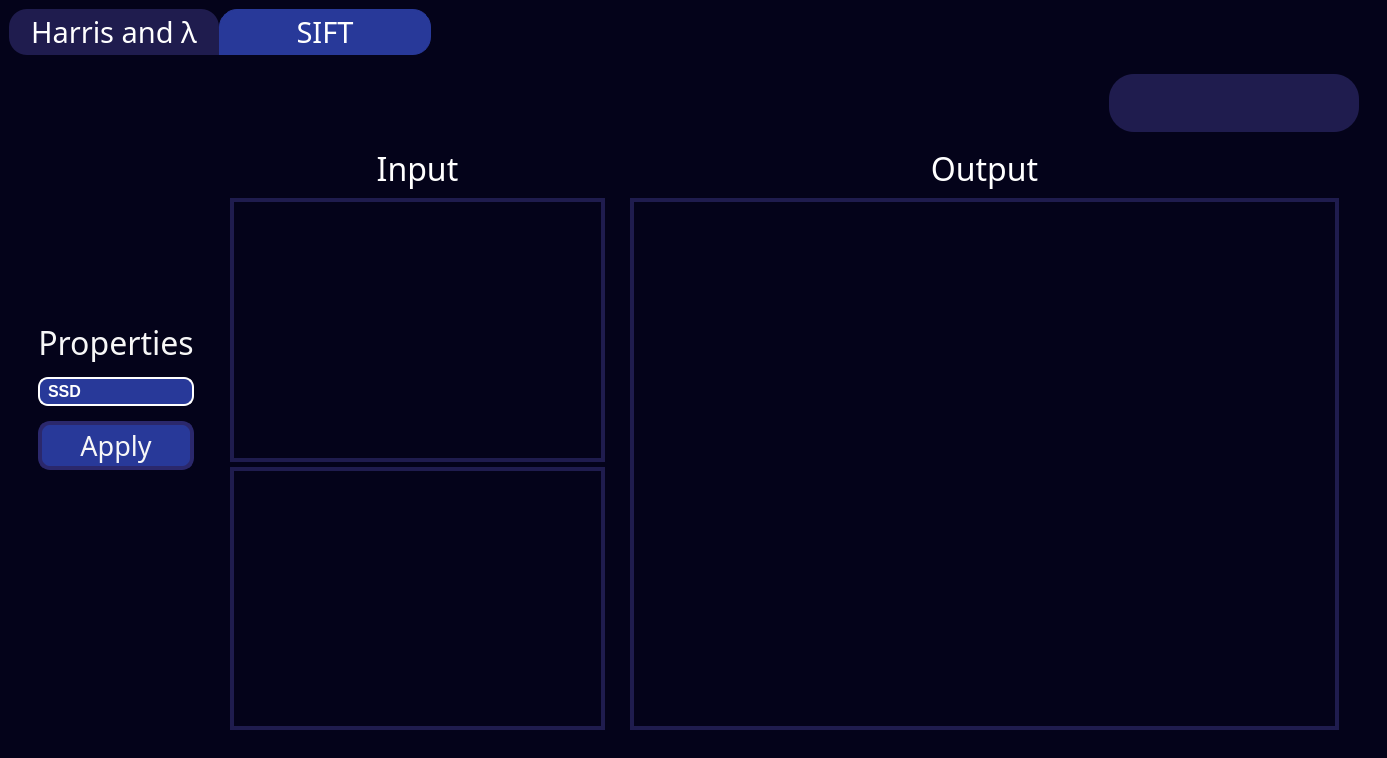
<?xml version="1.0" encoding="UTF-8"?>
<ui version="4.0">
 <class>MainWindow</class>
 <widget class="QMainWindow" name="MainWindow">
  <property name="geometry">
   <rect>
    <x>0</x>
    <y>0</y>
    <width>1387</width>
    <height>758</height>
   </rect>
  </property>
  <property name="windowTitle">
   <string>MainWindow</string>
  </property>
  <widget class="QWidget" name="centralwidget">
   <property name="styleSheet">
    <string notr="true">QWidget{
background-color: #04031a;
	color: rgb(255, 255, 255);
}</string>
   </property>
   <layout class="QGridLayout" name="gridLayout_9">
    <item row="0" column="0">
     <widget class="QTabWidget" name="tabwidget">
      <property name="styleSheet">
       <string notr="true">/* General tab container */
QTabWidget {
	background-color: #1f1c4e;
    border-top: 2px solid #C2C7CB;
	margin: 0px 20px;
}

QTabWidget::pane { /* The tab widget frame */
    border-top: 0px solid #C2C7CB;

}

/* Individual tabs */
QTabBar::tab {
	background-color: #1f1c4e;
    min-width: 170px;
    max-height: 40px;
	min-height: 40px;
    padding: 2px 20px;
    color: rgb(255, 255, 255);
    font:  22pt Impact; /* Set font to Overpass Bold */
	margin: 0px;
	border-top-left-radius: 18px;
	border-top-right-radius: 18px; /* Border radius for top-right corner */
}

/* Apply border to most left and right tabs only */
QTabBar::tab:first {
    border-top-left-radius: 18px; /* Border radius for top-right corner */
    border-bottom-left-radius: 18px; /* Border radius for bottom-right corner */
}

QTabBar::tab:last {
    border-top-right-radius: 18px; /* Border radius for top-right corner */
    border-bottom-right-radius: 18px; /* Border radius for bottom-right corner */
}

QTabBar::tab:selected, QTabBar::tab:hover {
    background-color: #283999;
    margin: 0px;
    border: 1px solid #283999;
	border-top-left-radius: 18px;
	border-top-right-radius: 18px; /* Border radius for top-right corner */
}

QTabBar::tab:pressed {
    background-color: rgb(27, 40, 103);
    margin: 0px;
    border: 1px solid #283999;
	border-top-left-radius: 18px;
	border-top-right-radius: 18px; /* Border radius for top-right corner */
}

QTabBar::tab:!selected {
    margin-top: 0px; /* make non-selected tabs look smaller */
}
</string>
      </property>
      <property name="currentIndex">
       <number>1</number>
      </property>
      <widget class="QWidget" name="houghTab">
       <attribute name="title">
        <string>Harris and λ</string>
       </attribute>
       <layout class="QGridLayout" name="gridLayout_5">
        <item row="0" column="1">
         <layout class="QVBoxLayout" name="verticalLayout_8">
          <property name="leftMargin">
           <number>10</number>
          </property>
          <property name="topMargin">
           <number>10</number>
          </property>
          <property name="rightMargin">
           <number>10</number>
          </property>
          <property name="bottomMargin">
           <number>10</number>
          </property>
          <item>
           <layout class="QHBoxLayout" name="horizontalLayout_8">
            <item>
             <spacer name="horizontalSpacer">
              <property name="orientation">
               <enum>Qt::Horizontal</enum>
              </property>
              <property name="sizeHint" stdset="0">
               <size>
                <width>40</width>
                <height>20</height>
               </size>
              </property>
             </spacer>
            </item>
            <item>
             <widget class="QFrame" name="frame_11">
              <property name="minimumSize">
               <size>
                <width>250</width>
                <height>0</height>
               </size>
              </property>
              <property name="maximumSize">
               <size>
                <width>400</width>
                <height>16777215</height>
               </size>
              </property>
              <property name="styleSheet">
               <string notr="true">background-color: #1f1c4e;
border-radius:25px;</string>
              </property>
              <property name="frameShape">
               <enum>QFrame::StyledPanel</enum>
              </property>
              <property name="frameShadow">
               <enum>QFrame::Raised</enum>
              </property>
              <layout class="QGridLayout" name="gridLayout_2">
               <property name="leftMargin">
                <number>0</number>
               </property>
               <property name="rightMargin">
                <number>0</number>
               </property>
               <property name="verticalSpacing">
                <number>10</number>
               </property>
               <item row="0" column="0">
                <layout class="QHBoxLayout" name="horizontalLayout_7">
                 <property name="spacing">
                  <number>5</number>
                 </property>
                 <item>
                  <widget class="QPushButton" name="importButton">
                   <property name="minimumSize">
                    <size>
                     <width>60</width>
                     <height>40</height>
                    </size>
                   </property>
                   <property name="maximumSize">
                    <size>
                     <width>50</width>
                     <height>70</height>
                    </size>
                   </property>
                   <property name="toolTip">
                    <string>Upload File</string>
                   </property>
                   <property name="styleSheet">
                    <string notr="true">QPushButton {
    appearance: button;
    background: rgba(74, 74, 74, 0);
    border-radius: 12px;
	
	image: url(icons/upload-square-svgrepo-com.png);
	icon-size: 40px; /* Set the desired icon size */
}

QPushButton:hover {
    background-color: rgb(255, 255, 255);
	image: url(icons/upload-square-svgrepo-com (1).png);
	icon-size: 40px; /* Set the desired icon size */
}
QPushButton:pressed {
    background-color: #A0A0A0; /* Set the desired color when the button is pressed */
}</string>
                   </property>
                   <property name="text">
                    <string/>
                   </property>
                  </widget>
                 </item>
                 <item>
                  <widget class="QPushButton" name="resetButton">
                   <property name="minimumSize">
                    <size>
                     <width>60</width>
                     <height>40</height>
                    </size>
                   </property>
                   <property name="maximumSize">
                    <size>
                     <width>50</width>
                     <height>70</height>
                    </size>
                   </property>
                   <property name="toolTip">
                    <string>&lt;html&gt;&lt;head/&gt;&lt;body&gt;&lt;p&gt;Reset&lt;/p&gt;&lt;/body&gt;&lt;/html&gt;</string>
                   </property>
                   <property name="styleSheet">
                    <string notr="true">QPushButton {
    appearance: button;
    background: rgba(74, 74, 74, 0);
    border-radius: 20px;
	
	image: url(icons/reset-svgrepo-com.png);
	icon-size: 40px; /* Set the desired icon size */
}

QPushButton:hover {
    background-color: rgb(255, 255, 255);
	image: url(icons/reset-svgrepo-com (1).png);
	icon-size: 40px; /* Set the desired icon size */
}
QPushButton:pressed {
    background-color: #A0A0A0; /* Set the desired color when the button is pressed */
}</string>
                   </property>
                   <property name="text">
                    <string/>
                   </property>
                   <property name="iconSize">
                    <size>
                     <width>40</width>
                     <height>40</height>
                    </size>
                   </property>
                  </widget>
                 </item>
                 <item>
                  <widget class="QPushButton" name="clearButton">
                   <property name="minimumSize">
                    <size>
                     <width>60</width>
                     <height>40</height>
                    </size>
                   </property>
                   <property name="maximumSize">
                    <size>
                     <width>50</width>
                     <height>70</height>
                    </size>
                   </property>
                   <property name="toolTip">
                    <string>&lt;html&gt;&lt;head/&gt;&lt;body&gt;&lt;p&gt;Clear&lt;/p&gt;&lt;/body&gt;&lt;/html&gt;</string>
                   </property>
                   <property name="styleSheet">
                    <string notr="true">QPushButton {
    appearance: button;
    background: rgba(74, 74, 74, 0);
    border-radius: 20px;
	
	image: url(icons/clear-circle-svgrepo-com.png);
	icon-size: 40px; /* Set the desired icon size */
}

QPushButton:hover {
    background-color: rgb(255, 255, 255);
	
	image: url(icons/clear-circle-svgrepo-com (1).png);
	icon-size: 40px; /* Set the desired icon size */
}
QPushButton:pressed {
    background-color: #A0A0A0; /* Set the desired color when the button is pressed */
}</string>
                   </property>
                   <property name="text">
                    <string/>
                   </property>
                   <property name="iconSize">
                    <size>
                     <width>40</width>
                     <height>40</height>
                    </size>
                   </property>
                  </widget>
                 </item>
                </layout>
               </item>
              </layout>
             </widget>
            </item>
           </layout>
          </item>
          <item>
           <layout class="QHBoxLayout" name="horizontalLayout_2">
            <property name="spacing">
             <number>20</number>
            </property>
            <property name="topMargin">
             <number>5</number>
            </property>
            <item>
             <layout class="QVBoxLayout" name="verticalLayout_6" stretch="0,4">
              <item>
               <widget class="QLabel" name="inputLabel">
                <property name="font">
                 <font>
                  <family>Impact</family>
                  <pointsize>24</pointsize>
                  <bold>false</bold>
                 </font>
                </property>
                <property name="styleSheet">
                 <string notr="true">QLabel{
	color: white;
	border:none;
}</string>
                </property>
                <property name="text">
                 <string>Input</string>
                </property>
                <property name="alignment">
                 <set>Qt::AlignCenter</set>
                </property>
               </widget>
              </item>
              <item>
               <widget class="QWidget" name="input1" native="true">
                <property name="styleSheet">
                 <string notr="true">	border: 4px solid #1f1c4e;
</string>
                </property>
               </widget>
              </item>
             </layout>
            </item>
            <item>
             <layout class="QVBoxLayout" name="verticalLayout_7" stretch="0,4">
              <item>
               <widget class="QLabel" name="outputLabel">
                <property name="font">
                 <font>
                  <family>Impact</family>
                  <pointsize>24</pointsize>
                  <bold>false</bold>
                 </font>
                </property>
                <property name="styleSheet">
                 <string notr="true">QLabel{
	color: white;
	border:none;
}</string>
                </property>
                <property name="text">
                 <string>Output</string>
                </property>
                <property name="alignment">
                 <set>Qt::AlignCenter</set>
                </property>
               </widget>
              </item>
              <item>
               <widget class="QWidget" name="output1" native="true">
                <property name="styleSheet">
                 <string notr="true">	border: 4px solid #1f1c4e;</string>
                </property>
               </widget>
              </item>
             </layout>
            </item>
           </layout>
          </item>
         </layout>
        </item>
        <item row="0" column="0">
         <layout class="QVBoxLayout" name="verticalLayout_5">
          <property name="leftMargin">
           <number>10</number>
          </property>
          <item>
           <spacer name="verticalSpacer_2">
            <property name="orientation">
             <enum>Qt::Vertical</enum>
            </property>
            <property name="sizeType">
             <enum>QSizePolicy::Maximum</enum>
            </property>
            <property name="sizeHint" stdset="0">
             <size>
              <width>20</width>
              <height>120</height>
             </size>
            </property>
           </spacer>
          </item>
          <item>
           <layout class="QVBoxLayout" name="verticalLayout">
            <property name="spacing">
             <number>15</number>
            </property>
            <item alignment="Qt::AlignHCenter">
             <widget class="QLabel" name="filterLable">
              <property name="maximumSize">
               <size>
                <width>16777215</width>
                <height>40</height>
               </size>
              </property>
              <property name="font">
               <font>
                <family>Impact</family>
                <pointsize>24</pointsize>
                <bold>false</bold>
               </font>
              </property>
              <property name="styleSheet">
               <string notr="true">QLabel{
	color: rgb(247, 247, 247);
	border:none;
}</string>
              </property>
              <property name="text">
               <string>Operators</string>
              </property>
              <property name="textFormat">
               <enum>Qt::AutoText</enum>
              </property>
              <property name="alignment">
               <set>Qt::AlignCenter</set>
              </property>
             </widget>
            </item>
            <item alignment="Qt::AlignHCenter">
             <widget class="QComboBox" name="operators_comboBox">
              <property name="minimumSize">
               <size>
                <width>180</width>
                <height>0</height>
               </size>
              </property>
              <property name="maximumSize">
               <size>
                <width>180</width>
                <height>16777215</height>
               </size>
              </property>
              <property name="styleSheet">
               <string notr="true">QComboBox {
    border: 2px solid rgb(255, 255, 255); /* Border color for the combobox */
    border-radius: 10px;
    padding: 2px 18px 2px 8px; /* Adjust padding as needed */
    background-color: rgb(40, 57, 153); /* Background color of the combobox */
    color: #FFFFFF; /* Text color */
	font-family: &quot;Overpass&quot;, sans-serif; /* Set the desired font-family */
	font-weight:bold;
	font-size:16px;
}

QComboBox:hover {
    border: 2px solid rgb(207, 207, 207); /* Border color for the combobox */
}

QComboBox::drop-down {
    border: none;
}

QComboBox::down-arrow {
	image: url(icons/arrow-drop-down.png);
    width: 35px;
    height: 35px;
	margin-right: 20px; /* Adjust the margin-right to move the arrow to the left */
}




</string>
              </property>
              <item>
               <property name="text">
                <string>Harris</string>
               </property>
              </item>
              <item>
               <property name="text">
                <string>λ-</string>
               </property>
              </item>
             </widget>
            </item>
            <item>
             <widget class="QPushButton" name="applyButton1">
              <property name="enabled">
               <bool>true</bool>
              </property>
              <property name="sizePolicy">
               <sizepolicy hsizetype="Minimum" vsizetype="Fixed">
                <horstretch>0</horstretch>
                <verstretch>0</verstretch>
               </sizepolicy>
              </property>
              <property name="minimumSize">
               <size>
                <width>0</width>
                <height>0</height>
               </size>
              </property>
              <property name="maximumSize">
               <size>
                <width>16777215</width>
                <height>16777215</height>
               </size>
              </property>
              <property name="font">
               <font>
                <family>Impact</family>
                <pointsize>20</pointsize>
                <bold>false</bold>
               </font>
              </property>
              <property name="layoutDirection">
               <enum>Qt::LeftToRight</enum>
              </property>
              <property name="autoFillBackground">
               <bool>false</bool>
              </property>
              <property name="styleSheet">
               <string notr="true">QPushButton{
appearance: button;
backface-visibility: hidden;
background-color: #283999;
border-radius: 12px;
border: 4px solid rgb(43, 40, 108);
box-shadow: rgba(50, 50, 93, .1) 0 0 0 1px inset,rgba(50, 50, 93, .1) 0 2px 5px 0,rgba(0, 0, 0, .07) 0 1px 1px 0;
	color: rgb(247, 247, 247);
margin-left:0;
cursor: pointer;
font-size: 100%;
height: 35px;
padding: 3px 15px;
position: relative;
text-align: center;
}
QPushButton:hover{
background-color: #3348c1;
}
QPushButton:pressed{
background-color: #1c2973;
}</string>
              </property>
              <property name="text">
               <string>Apply</string>
              </property>
              <property name="autoDefault">
               <bool>false</bool>
              </property>
             </widget>
            </item>
           </layout>
          </item>
          <item>
           <layout class="QVBoxLayout" name="verticalLayout_2"/>
          </item>
          <item>
           <spacer name="verticalSpacer_3">
            <property name="orientation">
             <enum>Qt::Vertical</enum>
            </property>
            <property name="sizeType">
             <enum>QSizePolicy::Maximum</enum>
            </property>
            <property name="sizeHint" stdset="0">
             <size>
              <width>20</width>
              <height>40</height>
             </size>
            </property>
           </spacer>
          </item>
         </layout>
        </item>
       </layout>
      </widget>
      <widget class="QWidget" name="tab">
       <attribute name="title">
        <string>SIFT</string>
       </attribute>
       <layout class="QGridLayout" name="gridLayout">
        <item row="0" column="1">
         <layout class="QVBoxLayout" name="verticalLayout_33">
          <property name="leftMargin">
           <number>10</number>
          </property>
          <property name="topMargin">
           <number>10</number>
          </property>
          <property name="rightMargin">
           <number>10</number>
          </property>
          <property name="bottomMargin">
           <number>10</number>
          </property>
          <item>
           <layout class="QHBoxLayout" name="horizontalLayout_17">
            <item>
             <spacer name="horizontalSpacer_3">
              <property name="orientation">
               <enum>Qt::Horizontal</enum>
              </property>
              <property name="sizeHint" stdset="0">
               <size>
                <width>40</width>
                <height>20</height>
               </size>
              </property>
             </spacer>
            </item>
            <item>
             <widget class="QFrame" name="frame_13">
              <property name="minimumSize">
               <size>
                <width>250</width>
                <height>0</height>
               </size>
              </property>
              <property name="maximumSize">
               <size>
                <width>400</width>
                <height>16777215</height>
               </size>
              </property>
              <property name="styleSheet">
               <string notr="true">background-color: #1f1c4e;
border-radius:25px;</string>
              </property>
              <property name="frameShape">
               <enum>QFrame::StyledPanel</enum>
              </property>
              <property name="frameShadow">
               <enum>QFrame::Raised</enum>
              </property>
              <layout class="QGridLayout" name="gridLayout_8">
               <property name="leftMargin">
                <number>0</number>
               </property>
               <property name="rightMargin">
                <number>0</number>
               </property>
               <property name="verticalSpacing">
                <number>10</number>
               </property>
               <item row="0" column="0">
                <layout class="QHBoxLayout" name="horizontalLayout_18">
                 <property name="spacing">
                  <number>5</number>
                 </property>
                 <item>
                  <widget class="QPushButton" name="importButton2">
                   <property name="minimumSize">
                    <size>
                     <width>60</width>
                     <height>40</height>
                    </size>
                   </property>
                   <property name="maximumSize">
                    <size>
                     <width>50</width>
                     <height>70</height>
                    </size>
                   </property>
                   <property name="toolTip">
                    <string>Upload File</string>
                   </property>
                   <property name="styleSheet">
                    <string notr="true">QPushButton {
    appearance: button;
    background: rgba(74, 74, 74, 0);
    border-radius: 12px;
	
	image: url(icons/upload-square-svgrepo-com.png);
	icon-size: 40px; /* Set the desired icon size */
}

QPushButton:hover {
    background-color: rgb(255, 255, 255);
	image: url(icons/upload-square-svgrepo-com (1).png);
	icon-size: 40px; /* Set the desired icon size */
}
QPushButton:pressed {
    background-color: #A0A0A0; /* Set the desired color when the button is pressed */
}</string>
                   </property>
                   <property name="text">
                    <string/>
                   </property>
                  </widget>
                 </item>
                 <item>
                  <widget class="QPushButton" name="resetButton2">
                   <property name="minimumSize">
                    <size>
                     <width>60</width>
                     <height>40</height>
                    </size>
                   </property>
                   <property name="maximumSize">
                    <size>
                     <width>50</width>
                     <height>70</height>
                    </size>
                   </property>
                   <property name="toolTip">
                    <string>&lt;html&gt;&lt;head/&gt;&lt;body&gt;&lt;p&gt;Reset&lt;/p&gt;&lt;/body&gt;&lt;/html&gt;</string>
                   </property>
                   <property name="styleSheet">
                    <string notr="true">QPushButton {
    appearance: button;
    background: rgba(74, 74, 74, 0);
    border-radius: 20px;
	
	image: url(icons/reset-svgrepo-com.png);
	icon-size: 40px; /* Set the desired icon size */
}

QPushButton:hover {
    background-color: rgb(255, 255, 255);
	image: url(icons/reset-svgrepo-com (1).png);
	icon-size: 40px; /* Set the desired icon size */
}
QPushButton:pressed {
    background-color: #A0A0A0; /* Set the desired color when the button is pressed */
}</string>
                   </property>
                   <property name="text">
                    <string/>
                   </property>
                   <property name="iconSize">
                    <size>
                     <width>40</width>
                     <height>40</height>
                    </size>
                   </property>
                  </widget>
                 </item>
                 <item>
                  <widget class="QPushButton" name="clearButton2">
                   <property name="minimumSize">
                    <size>
                     <width>60</width>
                     <height>40</height>
                    </size>
                   </property>
                   <property name="maximumSize">
                    <size>
                     <width>50</width>
                     <height>70</height>
                    </size>
                   </property>
                   <property name="toolTip">
                    <string>&lt;html&gt;&lt;head/&gt;&lt;body&gt;&lt;p&gt;Clear&lt;/p&gt;&lt;/body&gt;&lt;/html&gt;</string>
                   </property>
                   <property name="styleSheet">
                    <string notr="true">QPushButton {
    appearance: button;
    background: rgba(74, 74, 74, 0);
    border-radius: 20px;
	
	image: url(icons/clear-circle-svgrepo-com.png);
	icon-size: 40px; /* Set the desired icon size */
}

QPushButton:hover {
    background-color: rgb(255, 255, 255);
	
	image: url(icons/clear-circle-svgrepo-com (1).png);
	icon-size: 40px; /* Set the desired icon size */
}
QPushButton:pressed {
    background-color: #A0A0A0; /* Set the desired color when the button is pressed */
}</string>
                   </property>
                   <property name="text">
                    <string/>
                   </property>
                   <property name="iconSize">
                    <size>
                     <width>40</width>
                     <height>40</height>
                    </size>
                   </property>
                  </widget>
                 </item>
                </layout>
               </item>
              </layout>
             </widget>
            </item>
           </layout>
          </item>
          <item>
           <layout class="QHBoxLayout" name="horizontalLayout_23" stretch="1,2">
            <property name="spacing">
             <number>5</number>
            </property>
            <property name="topMargin">
             <number>5</number>
            </property>
            <item>
             <layout class="QVBoxLayout" name="verticalLayout_34" stretch="0,0,0">
              <item>
               <widget class="QLabel" name="inputLabel_3">
                <property name="maximumSize">
                 <size>
                  <width>16777215</width>
                  <height>50</height>
                 </size>
                </property>
                <property name="font">
                 <font>
                  <family>Impact</family>
                  <pointsize>24</pointsize>
                  <bold>false</bold>
                 </font>
                </property>
                <property name="styleSheet">
                 <string notr="true">QLabel{
	color: white;
	border:none;
}</string>
                </property>
                <property name="text">
                 <string>Input</string>
                </property>
                <property name="alignment">
                 <set>Qt::AlignCenter</set>
                </property>
               </widget>
              </item>
              <item>
               <widget class="QWidget" name="input3" native="true">
                <property name="styleSheet">
                 <string notr="true">	border: 4px solid #1f1c4e;
</string>
                </property>
               </widget>
              </item>
              <item>
               <widget class="QWidget" name="input2" native="true">
                <property name="styleSheet">
                 <string notr="true">	border: 4px solid #1f1c4e;
</string>
                </property>
               </widget>
              </item>
             </layout>
            </item>
            <item>
             <layout class="QVBoxLayout" name="verticalLayout_35" stretch="2,3">
              <property name="leftMargin">
               <number>20</number>
              </property>
              <property name="rightMargin">
               <number>20</number>
              </property>
              <item>
               <widget class="QLabel" name="outputLabel_3">
                <property name="maximumSize">
                 <size>
                  <width>16777215</width>
                  <height>50</height>
                 </size>
                </property>
                <property name="font">
                 <font>
                  <family>Impact</family>
                  <pointsize>24</pointsize>
                  <bold>false</bold>
                 </font>
                </property>
                <property name="styleSheet">
                 <string notr="true">QLabel{
	color: white;
	border:none;
}</string>
                </property>
                <property name="text">
                 <string>Output</string>
                </property>
                <property name="alignment">
                 <set>Qt::AlignCenter</set>
                </property>
               </widget>
              </item>
              <item>
               <widget class="QWidget" name="output2" native="true">
                <property name="styleSheet">
                 <string notr="true">	border: 4px solid #1f1c4e;</string>
                </property>
               </widget>
              </item>
             </layout>
            </item>
           </layout>
          </item>
         </layout>
        </item>
        <item row="0" column="0">
         <layout class="QVBoxLayout" name="verticalLayout_36">
          <property name="leftMargin">
           <number>20</number>
          </property>
          <property name="rightMargin">
           <number>20</number>
          </property>
          <item>
           <spacer name="verticalSpacer_8">
            <property name="orientation">
             <enum>Qt::Vertical</enum>
            </property>
            <property name="sizeType">
             <enum>QSizePolicy::Maximum</enum>
            </property>
            <property name="sizeHint" stdset="0">
             <size>
              <width>20</width>
              <height>28</height>
             </size>
            </property>
           </spacer>
          </item>
          <item>
           <layout class="QVBoxLayout" name="verticalLayout_38">
            <property name="spacing">
             <number>15</number>
            </property>
            <item>
             <widget class="QLabel" name="filterLable_14">
              <property name="maximumSize">
               <size>
                <width>16777215</width>
                <height>40</height>
               </size>
              </property>
              <property name="font">
               <font>
                <family>Impact</family>
                <pointsize>24</pointsize>
                <bold>false</bold>
               </font>
              </property>
              <property name="styleSheet">
               <string notr="true">QLabel{
	color: rgb(247, 247, 247);
	border:none;
}</string>
              </property>
              <property name="text">
               <string>Properties</string>
              </property>
              <property name="textFormat">
               <enum>Qt::AutoText</enum>
              </property>
              <property name="alignment">
               <set>Qt::AlignCenter</set>
              </property>
             </widget>
            </item>
            <item>
             <widget class="QComboBox" name="match_combo_box">
              <property name="styleSheet">
               <string notr="true">QComboBox {
    border: 2px solid rgb(255, 255, 255); /* Border color for the combobox */
    border-radius: 10px;
    padding: 2px 18px 2px 8px; /* Adjust padding as needed */
    background-color: rgb(40, 57, 153); /* Background color of the combobox */
    color: #FFFFFF; /* Text color */
	font-family: &quot;Overpass&quot;, sans-serif; /* Set the desired font-family */
	font-weight:bold;
	font-size:16px;
}

QComboBox:hover {
    border: 2px solid rgb(207, 207, 207); /* Border color for the combobox */
}

QComboBox::drop-down {
    border: none;
}

QComboBox::down-arrow {
	image: url(icons/arrow-drop-down.png);
    width: 35px;
    height: 35px;
	margin-right: 20px; /* Adjust the margin-right to move the arrow to the left */
}




</string>
              </property>
              <item>
               <property name="text">
                <string>SSD</string>
               </property>
              </item>
              <item>
               <property name="text">
                <string>NCC</string>
               </property>
              </item>
             </widget>
            </item>
            <item>
             <widget class="QPushButton" name="applyButton2">
              <property name="enabled">
               <bool>true</bool>
              </property>
              <property name="sizePolicy">
               <sizepolicy hsizetype="Minimum" vsizetype="Fixed">
                <horstretch>0</horstretch>
                <verstretch>0</verstretch>
               </sizepolicy>
              </property>
              <property name="minimumSize">
               <size>
                <width>0</width>
                <height>0</height>
               </size>
              </property>
              <property name="maximumSize">
               <size>
                <width>16777215</width>
                <height>16777215</height>
               </size>
              </property>
              <property name="font">
               <font>
                <family>Impact</family>
                <pointsize>20</pointsize>
                <bold>false</bold>
               </font>
              </property>
              <property name="layoutDirection">
               <enum>Qt::LeftToRight</enum>
              </property>
              <property name="autoFillBackground">
               <bool>false</bool>
              </property>
              <property name="styleSheet">
               <string notr="true">QPushButton{
appearance: button;
backface-visibility: hidden;
background-color: #283999;
border-radius: 12px;
border: 4px solid rgb(43, 40, 108);
box-shadow: rgba(50, 50, 93, .1) 0 0 0 1px inset,rgba(50, 50, 93, .1) 0 2px 5px 0,rgba(0, 0, 0, .07) 0 1px 1px 0;
	color: rgb(247, 247, 247);
margin-left:0;
cursor: pointer;
font-size: 100%;
height: 35px;
padding: 3px 15px;
position: relative;
text-align: center;
}
QPushButton:hover{
background-color: #3348c1;
}
QPushButton:pressed{
background-color: #1c2973;
}</string>
              </property>
              <property name="text">
               <string>Apply</string>
              </property>
              <property name="autoDefault">
               <bool>false</bool>
              </property>
             </widget>
            </item>
           </layout>
          </item>
          <item>
           <spacer name="verticalSpacer_9">
            <property name="orientation">
             <enum>Qt::Vertical</enum>
            </property>
            <property name="sizeType">
             <enum>QSizePolicy::Maximum</enum>
            </property>
            <property name="sizeHint" stdset="0">
             <size>
              <width>20</width>
              <height>40</height>
             </size>
            </property>
           </spacer>
          </item>
         </layout>
        </item>
       </layout>
      </widget>
     </widget>
    </item>
   </layout>
  </widget>
  <widget class="QMenuBar" name="menubar">
   <property name="geometry">
    <rect>
     <x>0</x>
     <y>0</y>
     <width>1387</width>
     <height>22</height>
    </rect>
   </property>
  </widget>
 </widget>
 <resources>
  <include location="../CV_Task2/resources.qrc"/>
 </resources>
 <connections/>
</ui>
